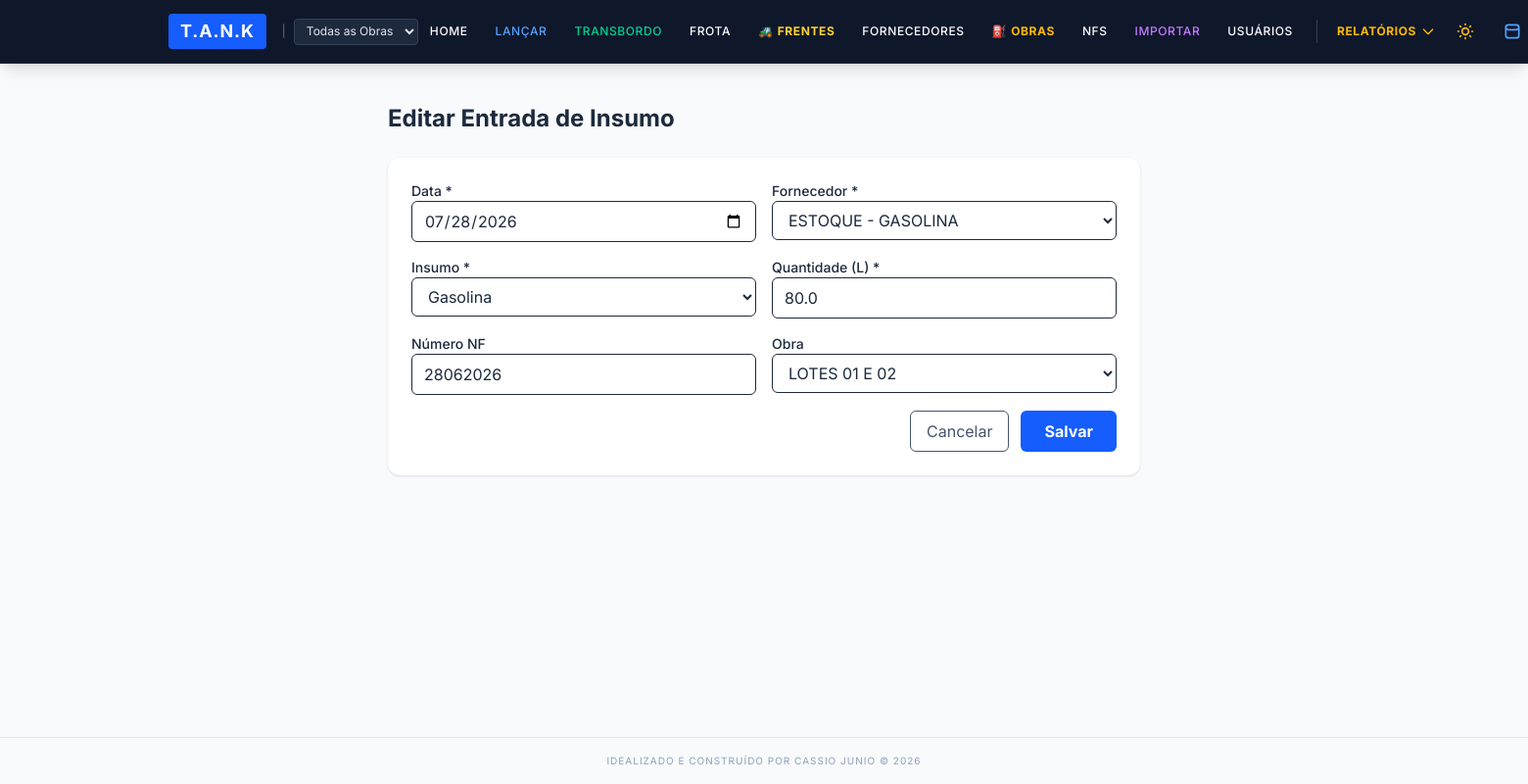
Page /entrada/editar/1 (signed in) on the committed database.
### app/models.py (models this page shows, shortened)
class EntradaInsumo(db.Model):
    __tablename__ = 'entradas_insumos'
    id = db.Column(db.Integer, primary_key=True)
    data_entrada = db.Column(db.Date, nullable=False)
    categoria_insumo = db.Column(db.String(50), nullable=False)
    quantidade = db.Column(db.Float, nullable=False)
    numero_nf = db.Column(db.String(50), nullable=True)
    fornecedor_id = db.Column(db.Integer, db.ForeignKey('fornecedores.id'), nullable=False)
    usuario_id = db.Column(db.Integer, db.ForeignKey('usuarios.id'), nullable=False)
    obra_id = db.Column(db.Integer, db.ForeignKey('obras.id'), nullable=True, index=True)
    fornecedor_rel = db.relationship('Fornecedor', backref='entradas_recebidas')
    usuario_rel = db.relationship('Usuario', backref='entradas_registradas')

class Fornecedor(db.Model):
    __tablename__ = 'fornecedores'
    id = db.Column(db.Integer, primary_key=True)
    nome = db.Column(db.String(100), unique=True, nullable=False, index=True)
    tipo_origem = db.Column(db.String(30), default='Interno')
    capacidade_litros = db.Column(db.Float, nullable=True)
    ativo = db.Column(db.Boolean, default=True, nullable=False)
    obra_id = db.Column(db.Integer, db.ForeignKey('obras.id'), nullable=True, index=True)
    estoque_inicial = db.Column(db.Float, default=0.0, nullable=True)  # Saldo inicial do tanque
    categoria_tanque = db.Column(db.String(30), default='Tanque', nullable=True)  # 'Tanque', 'Comboio', 'Posto Externo'
    tipo_combustivel = db.Column(db.String(50), default='DIESEL S10', nullable=True)  # 'DIESEL S10', 'DIESEL S500', 'GASOLINA COMUM', etc.
    abastecimentos = db.relationship('Abastecimento', backref='fornecedor_rel', lazy=True)

class Obra(db.Model):
    __tablename__ = 'obras'
    id = db.Column(db.Integer, primary_key=True)
    codigo = db.Column(db.String(20), unique=True, nullable=False, index=True)
    nome = db.Column(db.String(150), nullable=False)
    local = db.Column(db.String(200))
    responsavel = db.Column(db.String(100))
    ativa = db.Column(db.Boolean, default=True, nullable=False)
    data_inicio = db.Column(db.Date)
    data_criacao = db.Column(db.DateTime, default=datetime.utcnow)
    abastecimentos = db.relationship('Abastecimento', backref='obra_rel', lazy=True)
    entradas = db.relationship('EntradaInsumo', backref='obra_rel', lazy=True)
    transferencias = db.relationship('Transferencia', backref='obra_rel', lazy=True)
    fornecedores = db.relationship('Fornecedor', backref='obra_rel', lazy=True)
    usuarios = db.relationship('Usuario', backref='obra_rel', lazy=True, foreign_keys='Usuario.obra_padrao_id')
    frentes_servico = db.relationship('FrenteServico', backref='obra_rel', lazy=True)

### app/routes/operacoes.py (the view, shortened to what this page needs)
@operacoes_bp.route('/entrada/editar/<int:id>', methods=['GET', 'POST'])
@admin_required
def editar_entrada(id):
    entrada = EntradaInsumo.query.get_or_404(id)
    return render_template('editar_entrada.html', entrada=entrada,
                           fornecedores=Fornecedor.query.filter_by(ativo=True).all(),
                           obras_lista=Obra.query.filter_by(ativa=True).all())

### app/models.py (called while the page is built)
@login_manager.user_loader
def load_user(user_id):
    return Usuario.query.get(int(user_id))

    @property
    def is_admin(self):
        return self.nivel_acesso == 'administrador'

    @property
    def is_lancador(self):
        return self.nivel_acesso in ['administrador', 'lancador']

    @property
    def is_global(self):
        return self.acesso_global or self.is_admin

### app/routes/auth.py (called while the page is built)
def admin_required(f):
    @wraps(f)
    def decorated_function(*args, **kwargs):
        if not current_user.is_authenticated or not current_user.is_admin:
            flash('Acesso negado. Funcionalidade restrita a Administradores.', 'danger')
            return redirect(url_for('dashboard.index'))
        return f(*args, **kwargs)
    return decorated_function

### app/templates/editar_entrada.html (shortened to what this page needs)
{% extends "base.html" %}
{% block content %}
<div class="max-w-3xl mx-auto space-y-6">
    <h1 class="text-2xl font-bold text-slate-800 dark:text-white">Editar Entrada de Insumo</h1>
    <form method="POST" class="bg-white dark:bg-slate-800 p-6 rounded-xl shadow space-y-4">
        <div class="grid grid-cols-1 md:grid-cols-2 gap-4">
            <div>
                <label class="block text-sm font-medium">Data *</label>
                <input type="date" name="data_entrada" required value="{{ entrada.data_entrada.strftime('%Y-%m-%d') }}"
                       class="w-full px-3 py-2 border rounded-md dark:bg-slate-900 dark:border-slate-700 dark:text-slate-100">
            </div>
            <div>
                <label class="block text-sm font-medium">Fornecedor *</label>
                <select name="fornecedor_id" required class="w-full px-3 py-2 border rounded-md dark:bg-slate-900 dark:border-slate-700 dark:text-slate-100">
                    {% for f in fornecedores %}
                    <option value="{{ f.id }}" {% if f.id == entrada.fornecedor_id %}selected{% endif %}>{{ f.nome }}</option>
                    {% endfor %}
                </select>
            </div>
            <div>
                <label class="block text-sm font-medium">Insumo *</label>
                <select name="categoria_insumo" required class="w-full px-3 py-2 border rounded-md dark:bg-slate-900 dark:border-slate-700 dark:text-slate-100">
                    <option value="GASOLINA COMUM" {% if entrada.categoria_insumo == 'GASOLINA COMUM' %}selected{% endif %}>Gasolina</option>
                </select>
            </div>
            <div>
                <label class="block text-sm font-medium">Quantidade (L) *</label>
                <input type="number" step="0.01" name="quantidade" required value="{{ entrada.quantidade }}"
                       class="w-full px-3 py-2 border rounded-md dark:bg-slate-900 dark:border-slate-700 dark:text-slate-100">
            </div>
            <div>
                <label class="block text-sm font-medium">Número NF</label>
                <input type="text" name="numero_nf" value="{{ entrada.numero_nf or '' }}"
                       class="w-full px-3 py-2 border rounded-md dark:bg-slate-900 dark:border-slate-700 dark:text-slate-100">
            </div>
            <div>
                <label class="block text-sm font-medium">Obra</label>
                <select name="obra_id" class="w-full px-3 py-2 border rounded-md dark:bg-slate-900 dark:border-slate-700 dark:text-slate-100">
                    {% for o in obras_lista %}
                    <option value="{{ o.id }}" {% if o.id == entrada.obra_id %}selected{% endif %}>{{ o.nome }}</option>
                    {% endfor %}
                </select>
            </div>
        </div>
        <div class="flex justify-end gap-3">
            <a href="javascript:history.back()" class="px-4 py-2 border rounded-md text-slate-600 dark:text-slate-300 hover:bg-slate-50 dark:hover:bg-slate-700">Cancelar</a>
            <button type="submit" class="bg-blue-600 hover:bg-blue-700 text-white font-bold py-2 px-6 rounded-md">Salvar</button>
        </div>
    </form>
</div>
{% endblock %}

### app/templates/base.html (style rules this page uses)
body { font-family: 'Inter', sans-serif; }

### rows in the picture
EntradaInsumo: data_entrada "07/28/2026", fornecedor_id "ESTOQUE - GASOLINA", categoria_insumo "Gasolina", quantidade "80.0", numero_nf "28062026", obra_id "LOTES 01 E 02"
